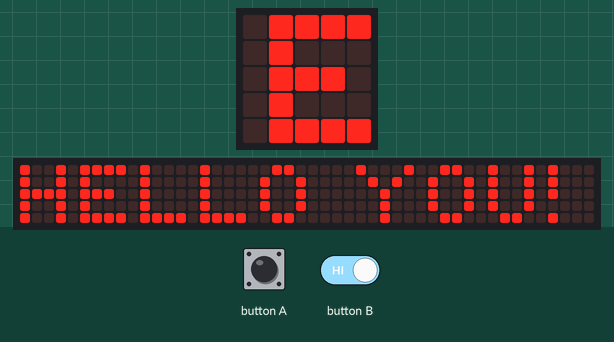
Recording of a program running on a simulated BBC micro:bit running MicroPython. On the bench: the board's 5×5 LED display, a strip that is not on the board, showing the scrolling text unrolled. The test bench sets the inputs (shaded band). The 48×5 strip is a reading aid, not a part: it shows the text the display is scrolling, unrolled, one strip-width of it at a time.

Above: at 1.27 s.
1.3 s: button B held down
At 8.6 s:
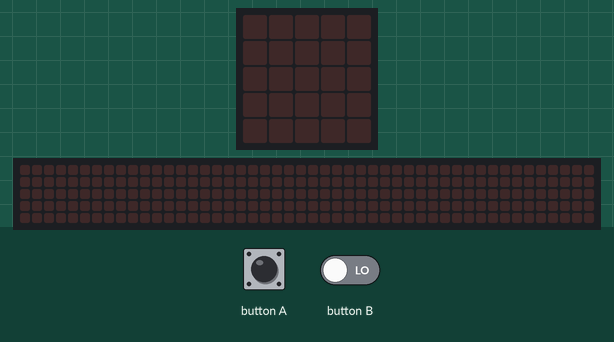
At 10.1 s:
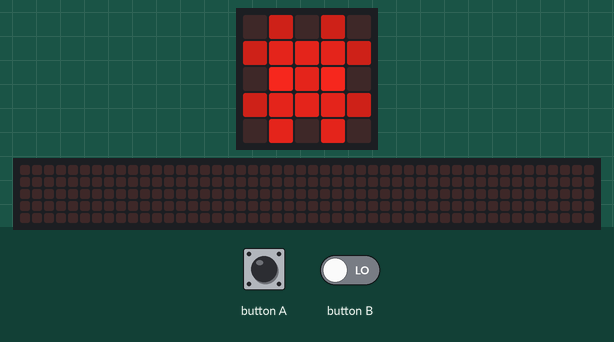
15.1 s: button A pressed for 3 s
At 17.73 s:
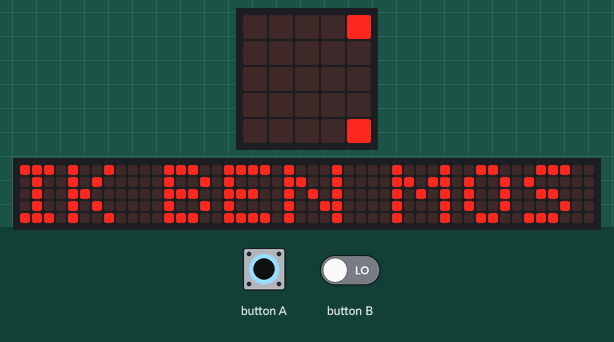

Measured:
- after the input at 1.3 s, the display: first differs from a run without the input after 8.4 s (image 2)
- after the input at 15.1 s, the display: first differs from a run without the input after 2.6 s (image 3)
- what the display in image 1 shows lasts 2.0 s, from 7.7 s to 9.7 s

The program:

egel_finalvers.py
```python
# Add your Python code here. E.g.
from microbit import *


while True:
    if  button_a.is_pressed():
        display.scroll('IK BEN MOSAWER')
    elif button_b.is_pressed():
            egel =Image("04040:46664:08680:46664:06060")
            display.show(egel)
            sleep(2000)
    else:
        display.scroll('HELLO YOU!')


    display.clear()
    sleep(2000)
```
